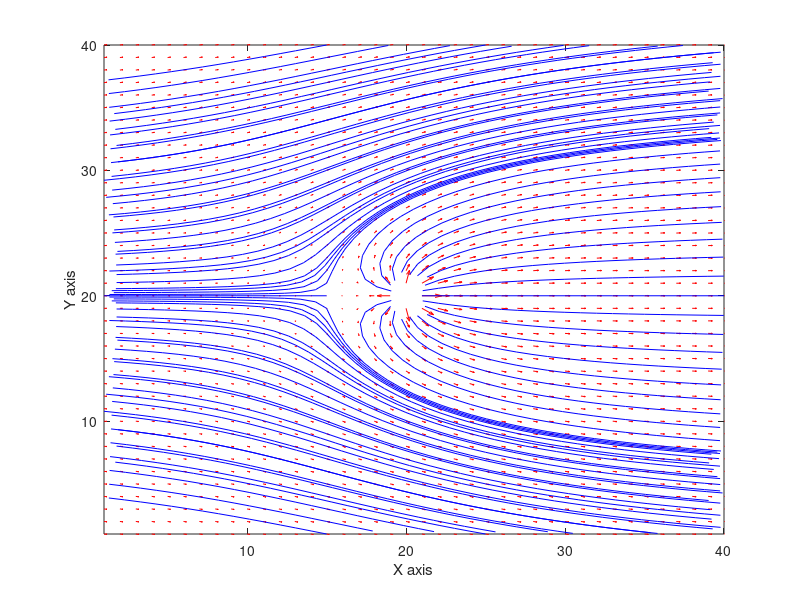

Reproduce this figure in MATLAB.

% Field size
nx = 40;
ny = 40;
xx = linspace(1,nx,nx);
yy = linspace(1,ny,ny);
[XX, YY] = meshgrid(xx, yy);


% Source field variables
m = 150;
X0 = 20;
Y0 = 20;

% Uniform flow field variables
U = 5;
alpha = 0; % rad


Vx = zeros(nx, ny);
Vy = zeros(nx, ny);

for y = 1:1:nx
  for x = 1:1:ny
   r = sqrt((x-X0)^2 + (y-Y0)^2);
   Vx(y, x) = m*(x-X0)/(2*pi*r^2) + U*cos(alpha);
   Vy(y, x) = m*(y-Y0)/(2*pi*r^2) + U*sin(alpha);
  endfor
endfor


figure(1, 'position',[1000,500,1000,1000]);
quiver(Vx, Vy, 'r');


for i= 1:1:nx

   streamline(XX, YY, Vx, Vy, X0 - 5, i, -1);
   streamline(XX, YY, Vx, Vy, X0 - 5, i, 1);
   streamline(XX, YY, Vx, Vy, X0 + 5, i, -1);
   streamline(XX, YY, Vx, Vy, X0 + 5, i, 1);
endfor


xlim([min(xx) max(xx)]);
ylim([min(yy) max(yy)]);
xlabel('X axis');
ylabel('Y axis');

